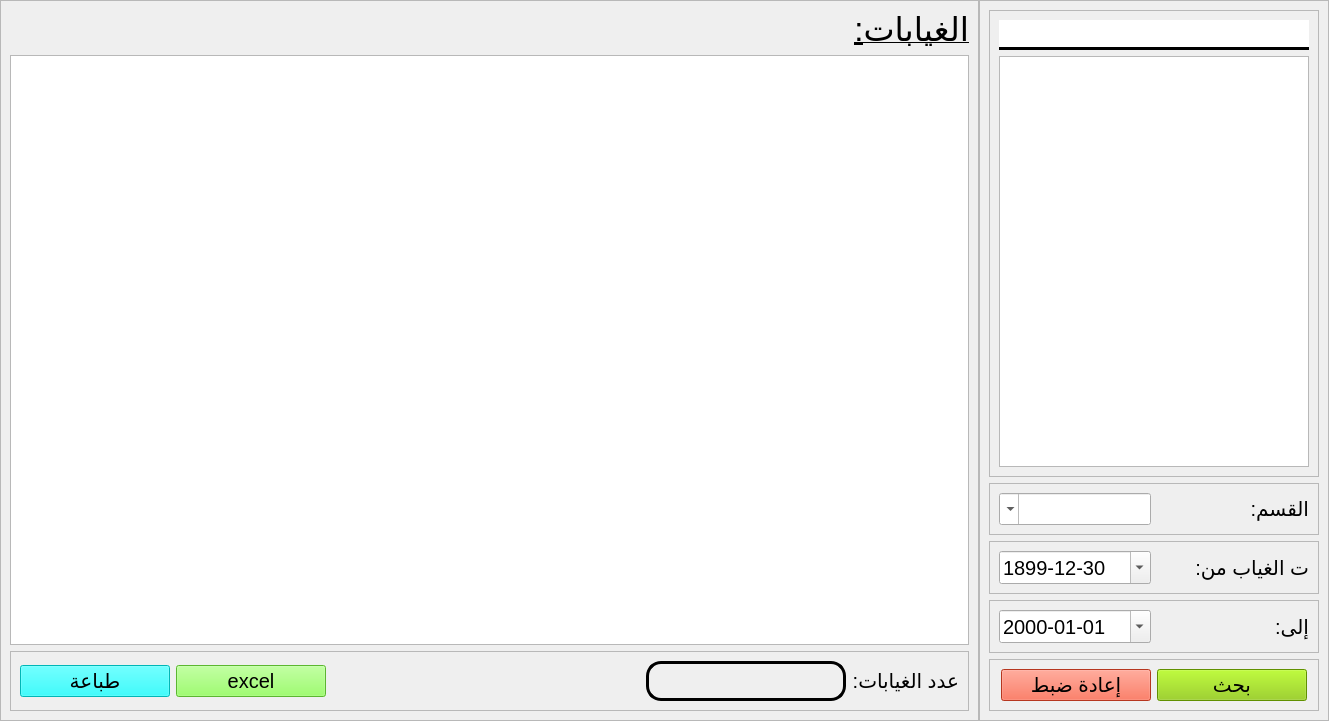
<?xml version="1.0" encoding="UTF-8"?>
<ui version="4.0">
 <class>absent_students_view</class>
 <widget class="QWidget" name="absent_students_view">
  <property name="geometry">
   <rect>
    <x>0</x>
    <y>0</y>
    <width>1329</width>
    <height>721</height>
   </rect>
  </property>
  <property name="windowTitle">
   <string>Form</string>
  </property>
  <layout class="QVBoxLayout" name="verticalLayout">
   <property name="spacing">
    <number>0</number>
   </property>
   <property name="leftMargin">
    <number>0</number>
   </property>
   <property name="topMargin">
    <number>0</number>
   </property>
   <property name="rightMargin">
    <number>0</number>
   </property>
   <property name="bottomMargin">
    <number>0</number>
   </property>
   <item>
    <widget class="QStackedWidget" name="stackedWidget">
     <property name="currentIndex">
      <number>0</number>
     </property>
     <widget class="QWidget" name="page">
      <layout class="QHBoxLayout" name="horizontalLayout">
       <property name="spacing">
        <number>0</number>
       </property>
       <property name="leftMargin">
        <number>0</number>
       </property>
       <property name="topMargin">
        <number>0</number>
       </property>
       <property name="rightMargin">
        <number>0</number>
       </property>
       <property name="bottomMargin">
        <number>0</number>
       </property>
       <item>
        <widget class="QFrame" name="frame_33">
         <property name="sizePolicy">
          <sizepolicy hsizetype="Expanding" vsizetype="Preferred">
           <horstretch>0</horstretch>
           <verstretch>0</verstretch>
          </sizepolicy>
         </property>
         <property name="frameShape">
          <enum>QFrame::Shape::StyledPanel</enum>
         </property>
         <property name="frameShadow">
          <enum>QFrame::Shadow::Raised</enum>
         </property>
         <layout class="QVBoxLayout" name="verticalLayout_4">
          <item>
           <widget class="QLabel" name="label_17">
            <property name="sizePolicy">
             <sizepolicy hsizetype="Expanding" vsizetype="Preferred">
              <horstretch>0</horstretch>
              <verstretch>0</verstretch>
             </sizepolicy>
            </property>
            <property name="font">
             <font>
              <pointsize>25</pointsize>
              <underline>true</underline>
             </font>
            </property>
            <property name="text">
             <string>الغيابات:</string>
            </property>
           </widget>
          </item>
          <item>
           <widget class="QTableView" name="tbl">
            <property name="font">
             <font>
              <pointsize>15</pointsize>
             </font>
            </property>
            <property name="layoutDirection">
             <enum>Qt::LayoutDirection::RightToLeft</enum>
            </property>
            <property name="editTriggers">
             <set>QAbstractItemView::EditTrigger::NoEditTriggers</set>
            </property>
            <property name="alternatingRowColors">
             <bool>true</bool>
            </property>
            <property name="selectionMode">
             <enum>QAbstractItemView::SelectionMode::SingleSelection</enum>
            </property>
            <property name="selectionBehavior">
             <enum>QAbstractItemView::SelectionBehavior::SelectRows</enum>
            </property>
            <property name="showGrid">
             <bool>false</bool>
            </property>
            <attribute name="horizontalHeaderMinimumSectionSize">
             <number>150</number>
            </attribute>
            <attribute name="verticalHeaderCascadingSectionResizes">
             <bool>true</bool>
            </attribute>
            <attribute name="verticalHeaderDefaultSectionSize">
             <number>35</number>
            </attribute>
           </widget>
          </item>
          <item>
           <widget class="QFrame" name="frame_11">
            <property name="frameShape">
             <enum>QFrame::Shape::StyledPanel</enum>
            </property>
            <property name="frameShadow">
             <enum>QFrame::Shadow::Raised</enum>
            </property>
            <layout class="QHBoxLayout" name="horizontalLayout_9">
             <item>
              <widget class="QPushButton" name="printing_btn">
               <property name="minimumSize">
                <size>
                 <width>150</width>
                 <height>30</height>
                </size>
               </property>
               <property name="font">
                <font>
                 <pointsize>15</pointsize>
                </font>
               </property>
               <property name="styleSheet">
                <string notr="true">background-color: rgb(0, 255, 255);</string>
               </property>
               <property name="text">
                <string>طباعة</string>
               </property>
               <property name="shortcut">
                <string>Ctrl+P</string>
               </property>
              </widget>
             </item>
             <item>
              <widget class="QPushButton" name="export_btn">
               <property name="minimumSize">
                <size>
                 <width>150</width>
                 <height>30</height>
                </size>
               </property>
               <property name="font">
                <font>
                 <pointsize>15</pointsize>
                </font>
               </property>
               <property name="styleSheet">
                <string notr="true">background-color: rgb(127, 255, 67);</string>
               </property>
               <property name="text">
                <string>excel</string>
               </property>
               <property name="shortcut">
                <string>Ctrl+E</string>
               </property>
              </widget>
             </item>
             <item>
              <spacer name="horizontalSpacer_26">
               <property name="orientation">
                <enum>Qt::Orientation::Horizontal</enum>
               </property>
               <property name="sizeHint" stdset="0">
                <size>
                 <width>147</width>
                 <height>20</height>
                </size>
               </property>
              </spacer>
             </item>
             <item>
              <widget class="QLabel" name="nb">
               <property name="sizePolicy">
                <sizepolicy hsizetype="Minimum" vsizetype="Preferred">
                 <horstretch>0</horstretch>
                 <verstretch>0</verstretch>
                </sizepolicy>
               </property>
               <property name="minimumSize">
                <size>
                 <width>200</width>
                 <height>40</height>
                </size>
               </property>
               <property name="maximumSize">
                <size>
                 <width>16777215</width>
                 <height>50</height>
                </size>
               </property>
               <property name="font">
                <font>
                 <pointsize>15</pointsize>
                </font>
               </property>
               <property name="styleSheet">
                <string notr="true">border: 3px solid black; 
border-radius: 15px</string>
               </property>
               <property name="text">
                <string/>
               </property>
               <property name="alignment">
                <set>Qt::AlignmentFlag::AlignCenter</set>
               </property>
              </widget>
             </item>
             <item>
              <widget class="QLabel" name="label_19">
               <property name="font">
                <font>
                 <pointsize>15</pointsize>
                </font>
               </property>
               <property name="layoutDirection">
                <enum>Qt::LayoutDirection::RightToLeft</enum>
               </property>
               <property name="text">
                <string>عدد الغيابات:</string>
               </property>
               <property name="alignment">
                <set>Qt::AlignmentFlag::AlignLeading|Qt::AlignmentFlag::AlignLeft|Qt::AlignmentFlag::AlignVCenter</set>
               </property>
              </widget>
             </item>
            </layout>
           </widget>
          </item>
         </layout>
        </widget>
       </item>
       <item>
        <widget class="QFrame" name="frame_27">
         <property name="maximumSize">
          <size>
           <width>350</width>
           <height>16777215</height>
          </size>
         </property>
         <property name="frameShape">
          <enum>QFrame::Shape::StyledPanel</enum>
         </property>
         <property name="frameShadow">
          <enum>QFrame::Shadow::Raised</enum>
         </property>
         <layout class="QVBoxLayout" name="verticalLayout_3">
          <item>
           <widget class="QFrame" name="frame_28">
            <property name="frameShape">
             <enum>QFrame::Shape::StyledPanel</enum>
            </property>
            <property name="frameShadow">
             <enum>QFrame::Shadow::Raised</enum>
            </property>
            <layout class="QVBoxLayout" name="verticalLayout_12">
             <item>
              <widget class="QLineEdit" name="search_ent">
               <property name="minimumSize">
                <size>
                 <width>0</width>
                 <height>30</height>
                </size>
               </property>
               <property name="font">
                <font>
                 <pointsize>15</pointsize>
                </font>
               </property>
               <property name="layoutDirection">
                <enum>Qt::LayoutDirection::RightToLeft</enum>
               </property>
               <property name="styleSheet">
                <string notr="true">border: 3px solid black;
border-left: none;
border-right: none;
border-top: none 
</string>
               </property>
              </widget>
             </item>
             <item>
              <widget class="QListWidget" name="student_list">
               <property name="font">
                <font>
                 <pointsize>15</pointsize>
                </font>
               </property>
               <property name="layoutDirection">
                <enum>Qt::LayoutDirection::RightToLeft</enum>
               </property>
               <property name="alternatingRowColors">
                <bool>true</bool>
               </property>
              </widget>
             </item>
            </layout>
           </widget>
          </item>
          <item>
           <widget class="QFrame" name="frame_29">
            <property name="frameShape">
             <enum>QFrame::Shape::StyledPanel</enum>
            </property>
            <property name="frameShadow">
             <enum>QFrame::Shadow::Raised</enum>
            </property>
            <layout class="QHBoxLayout" name="horizontalLayout_21">
             <item>
              <widget class="QComboBox" name="classroom">
               <property name="minimumSize">
                <size>
                 <width>0</width>
                 <height>30</height>
                </size>
               </property>
               <property name="font">
                <font>
                 <pointsize>15</pointsize>
                </font>
               </property>
               <property name="layoutDirection">
                <enum>Qt::LayoutDirection::RightToLeft</enum>
               </property>
               <property name="editable">
                <bool>true</bool>
               </property>
              </widget>
             </item>
             <item>
              <widget class="QLabel" name="label_14">
               <property name="font">
                <font>
                 <pointsize>15</pointsize>
                </font>
               </property>
               <property name="layoutDirection">
                <enum>Qt::LayoutDirection::RightToLeft</enum>
               </property>
               <property name="text">
                <string>القسم:</string>
               </property>
               <property name="alignment">
                <set>Qt::AlignmentFlag::AlignLeading|Qt::AlignmentFlag::AlignLeft|Qt::AlignmentFlag::AlignVCenter</set>
               </property>
              </widget>
             </item>
            </layout>
           </widget>
          </item>
          <item>
           <widget class="QFrame" name="frame_30">
            <property name="frameShape">
             <enum>QFrame::Shape::StyledPanel</enum>
            </property>
            <property name="frameShadow">
             <enum>QFrame::Shadow::Raised</enum>
            </property>
            <layout class="QHBoxLayout" name="horizontalLayout_22">
             <item>
              <widget class="QDateEdit" name="du">
               <property name="minimumSize">
                <size>
                 <width>150</width>
                 <height>30</height>
                </size>
               </property>
               <property name="font">
                <font>
                 <pointsize>15</pointsize>
                </font>
               </property>
               <property name="dateTime">
                <datetime>
                 <hour>0</hour>
                 <minute>0</minute>
                 <second>0</second>
                 <year>1899</year>
                 <month>12</month>
                 <day>30</day>
                </datetime>
               </property>
               <property name="displayFormat">
                <string>yyyy-MM-dd</string>
               </property>
               <property name="calendarPopup">
                <bool>true</bool>
               </property>
              </widget>
             </item>
             <item>
              <widget class="QLabel" name="label_15">
               <property name="font">
                <font>
                 <pointsize>15</pointsize>
                </font>
               </property>
               <property name="layoutDirection">
                <enum>Qt::LayoutDirection::RightToLeft</enum>
               </property>
               <property name="text">
                <string>ت الغياب من:</string>
               </property>
               <property name="alignment">
                <set>Qt::AlignmentFlag::AlignLeading|Qt::AlignmentFlag::AlignLeft|Qt::AlignmentFlag::AlignVCenter</set>
               </property>
              </widget>
             </item>
            </layout>
           </widget>
          </item>
          <item>
           <widget class="QFrame" name="frame_31">
            <property name="frameShape">
             <enum>QFrame::Shape::StyledPanel</enum>
            </property>
            <property name="frameShadow">
             <enum>QFrame::Shadow::Raised</enum>
            </property>
            <layout class="QHBoxLayout" name="horizontalLayout_23">
             <item>
              <widget class="QDateEdit" name="to">
               <property name="minimumSize">
                <size>
                 <width>150</width>
                 <height>30</height>
                </size>
               </property>
               <property name="font">
                <font>
                 <pointsize>15</pointsize>
                </font>
               </property>
               <property name="displayFormat">
                <string>yyyy-MM-dd</string>
               </property>
               <property name="calendarPopup">
                <bool>true</bool>
               </property>
              </widget>
             </item>
             <item>
              <widget class="QLabel" name="label_16">
               <property name="font">
                <font>
                 <pointsize>15</pointsize>
                </font>
               </property>
               <property name="layoutDirection">
                <enum>Qt::LayoutDirection::RightToLeft</enum>
               </property>
               <property name="text">
                <string>إلى:</string>
               </property>
               <property name="alignment">
                <set>Qt::AlignmentFlag::AlignLeading|Qt::AlignmentFlag::AlignLeft|Qt::AlignmentFlag::AlignVCenter</set>
               </property>
              </widget>
             </item>
            </layout>
           </widget>
          </item>
          <item>
           <widget class="QFrame" name="frame_32">
            <property name="frameShape">
             <enum>QFrame::Shape::StyledPanel</enum>
            </property>
            <property name="frameShadow">
             <enum>QFrame::Shadow::Raised</enum>
            </property>
            <layout class="QHBoxLayout" name="horizontalLayout_24">
             <item>
              <spacer name="horizontalSpacer_19">
               <property name="orientation">
                <enum>Qt::Orientation::Horizontal</enum>
               </property>
               <property name="sizeHint" stdset="0">
                <size>
                 <width>318</width>
                 <height>20</height>
                </size>
               </property>
              </spacer>
             </item>
             <item>
              <widget class="QPushButton" name="reset_btn">
               <property name="minimumSize">
                <size>
                 <width>150</width>
                 <height>30</height>
                </size>
               </property>
               <property name="font">
                <font>
                 <pointsize>15</pointsize>
                </font>
               </property>
               <property name="styleSheet">
                <string notr="true">background-color: rgb(255, 75, 43);</string>
               </property>
               <property name="text">
                <string>إعادة ضبط</string>
               </property>
               <property name="shortcut">
                <string>Esc</string>
               </property>
              </widget>
             </item>
             <item>
              <widget class="QPushButton" name="search_btn">
               <property name="minimumSize">
                <size>
                 <width>150</width>
                 <height>30</height>
                </size>
               </property>
               <property name="font">
                <font>
                 <pointsize>15</pointsize>
                </font>
               </property>
               <property name="styleSheet">
                <string notr="true">background-color: rgb(135, 202, 0);
</string>
               </property>
               <property name="text">
                <string>بحث</string>
               </property>
               <property name="shortcut">
                <string>Return</string>
               </property>
              </widget>
             </item>
             <item>
              <spacer name="horizontalSpacer_20">
               <property name="orientation">
                <enum>Qt::Orientation::Horizontal</enum>
               </property>
               <property name="sizeHint" stdset="0">
                <size>
                 <width>317</width>
                 <height>20</height>
                </size>
               </property>
              </spacer>
             </item>
            </layout>
           </widget>
          </item>
         </layout>
        </widget>
       </item>
      </layout>
     </widget>
     <widget class="QWidget" name="page_2">
      <layout class="QVBoxLayout" name="verticalLayout_2">
       <item>
        <widget class="QFrame" name="frame_18">
         <property name="frameShape">
          <enum>QFrame::Shape::StyledPanel</enum>
         </property>
         <property name="frameShadow">
          <enum>QFrame::Shadow::Raised</enum>
         </property>
         <layout class="QHBoxLayout" name="horizontalLayout_15">
          <item>
           <widget class="QTextEdit" name="printing_plain">
            <property name="minimumSize">
             <size>
              <width>600</width>
              <height>0</height>
             </size>
            </property>
            <property name="font">
             <font>
              <pointsize>12</pointsize>
             </font>
            </property>
            <property name="layoutDirection">
             <enum>Qt::LayoutDirection::RightToLeft</enum>
            </property>
            <property name="readOnly">
             <bool>true</bool>
            </property>
           </widget>
          </item>
         </layout>
        </widget>
       </item>
       <item>
        <widget class="QFrame" name="frame_19">
         <property name="frameShape">
          <enum>QFrame::Shape::StyledPanel</enum>
         </property>
         <property name="frameShadow">
          <enum>QFrame::Shadow::Raised</enum>
         </property>
         <layout class="QHBoxLayout" name="horizontalLayout_14">
          <item>
           <spacer name="horizontalSpacer_15">
            <property name="orientation">
             <enum>Qt::Orientation::Horizontal</enum>
            </property>
            <property name="sizeHint" stdset="0">
             <size>
              <width>40</width>
              <height>20</height>
             </size>
            </property>
           </spacer>
          </item>
          <item>
           <widget class="QPushButton" name="cancel">
            <property name="minimumSize">
             <size>
              <width>150</width>
              <height>30</height>
             </size>
            </property>
            <property name="font">
             <font>
              <pointsize>15</pointsize>
             </font>
            </property>
            <property name="styleSheet">
             <string notr="true">background-color: rgb(255, 93, 29);</string>
            </property>
            <property name="text">
             <string>إلغاء</string>
            </property>
            <property name="shortcut">
             <string>Esc</string>
            </property>
           </widget>
          </item>
          <item>
           <spacer name="horizontalSpacer_16">
            <property name="orientation">
             <enum>Qt::Orientation::Horizontal</enum>
            </property>
            <property name="sizeType">
             <enum>QSizePolicy::Policy::Fixed</enum>
            </property>
            <property name="sizeHint" stdset="0">
             <size>
              <width>40</width>
              <height>20</height>
             </size>
            </property>
           </spacer>
          </item>
          <item>
           <widget class="QPushButton" name="printing">
            <property name="minimumSize">
             <size>
              <width>150</width>
              <height>30</height>
             </size>
            </property>
            <property name="font">
             <font>
              <pointsize>15</pointsize>
             </font>
            </property>
            <property name="styleSheet">
             <string notr="true">background-color: rgb(143, 255, 52);</string>
            </property>
            <property name="text">
             <string>طباعة</string>
            </property>
           </widget>
          </item>
          <item>
           <spacer name="horizontalSpacer_14">
            <property name="orientation">
             <enum>Qt::Orientation::Horizontal</enum>
            </property>
            <property name="sizeHint" stdset="0">
             <size>
              <width>40</width>
              <height>20</height>
             </size>
            </property>
           </spacer>
          </item>
         </layout>
        </widget>
       </item>
      </layout>
     </widget>
    </widget>
   </item>
  </layout>
 </widget>
 <resources/>
 <connections/>
</ui>
